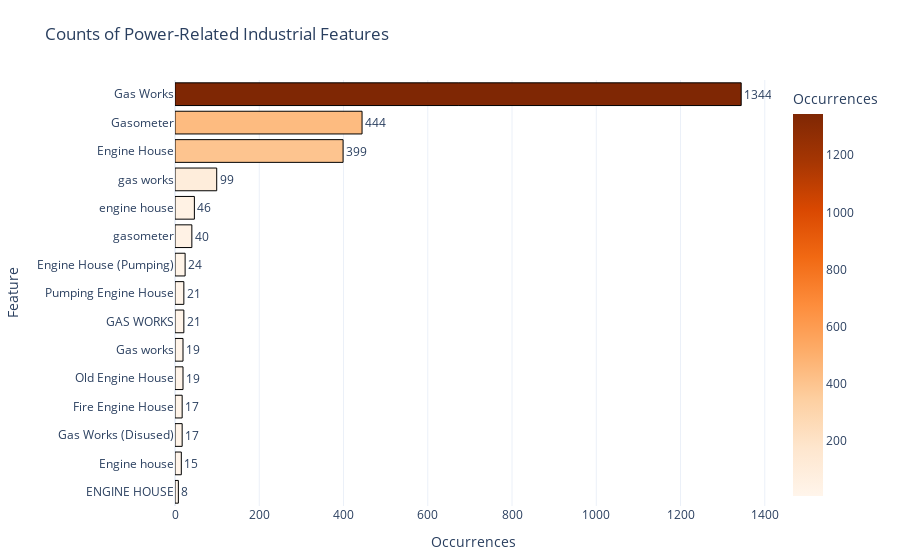

This figure's notebook cell:
### Code cell
import plotly.express as px

# 1. get counts for each IR-era feature
power_counts = (
    df_power['final_text']
      .value_counts()
      .reset_index()
)
power_counts.columns = ['feature', 'count']


power_counts = power_counts.nlargest(15, 'count')

# 3. create a horizontal bar chart
fig = px.bar(
    power_counts,
    x='count',
    y='feature',
    orientation='h',
    color='count',
    color_continuous_scale='Oranges',
    title='Counts of Power-Related Industrial Features',
    labels={'feature':'Feature','count':'Occurrences'},
    text='count'
)

# 4. style adjustments
fig.update_layout(
    yaxis={'categoryorder':'total ascending'},
    template='plotly_white',
    margin=dict(l=140, r=40, t=80, b=40)
)
fig.update_traces(
    textposition='outside',
    marker_line_width=1,
    marker_line_color='black'
)

fig.show()
fig.write_html("power.html")

### Figure 1 — Plotly figure (JSON) as saved in the notebook; plotly's stock layout.template omitted (floating-point values rounded to 4 significant figures)
{"data": [{"alignmentgroup": "True", "hovertemplate": "Occurrences=%{marker.color}<br>Feature=%{y}<extra></extra>", "legendgroup": "", "marker": {"color": [1344, 444, 399, 99, 46, 40, 24, 21, 21, 19, 19, 17, 17, 15, 8], "coloraxis": "coloraxis", "line": {"color": "black", "width": 1}, "pattern": {"shape": ""}}, "name": "", "offsetgroup": "", "orientation": "h", "showlegend": false, "text": [1344, 444, 399, 99, 46, 40, 24, 21, 21, 19, 19, 17, 17, 15, 8], "textposition": "outside", "type": "bar", "x": [1344, 444, 399, 99, 46, 40, 24, 21, 21, 19, 19, 17, 17, 15, 8], "xaxis": "x", "y": ["Gas Works", "Gasometer", "Engine House", "gas works", "engine house", "gasometer", "Engine House (Pumping)", "GAS WORKS", "Pumping Engine House", "Old Engine House", "Gas works", "Gas Works (Disused)", "Fire Engine House", "Engine house", "ENGINE HOUSE"], "yaxis": "y"}], "layout": {"autosize": true, "barmode": "relative", "coloraxis": {"colorbar": {"title": {"text": "Occurrences"}}, "colorscale": [[0, "rgb(255,245,235)"], [0.125, "rgb(254,230,206)"], [0.25, "rgb(253,208,162)"], [0.375, "rgb(253,174,107)"], [0.5, "rgb(253,141,60)"], [0.625, "rgb(241,105,19)"], [0.75, "rgb(217,72,1)"], [0.875, "rgb(166,54,3)"], [1, "rgb(127,39,4)"]]}, "legend": {"tracegroupgap": 0}, "margin": {"b": 40, "l": 140, "r": 40, "t": 80}, "title": {"text": "Counts of Power-Related Industrial Features"}, "xaxis": {"anchor": "y", "autorange": true, "domain": [0, 1], "range": [0, 1415.0], "title": {"text": "Occurrences"}, "type": "linear"}, "yaxis": {"anchor": "x", "autorange": true, "categoryorder": "total ascending", "domain": [0, 1], "range": [-0.5, 14.5], "title": {"text": "Feature"}, "type": "category"}}}
